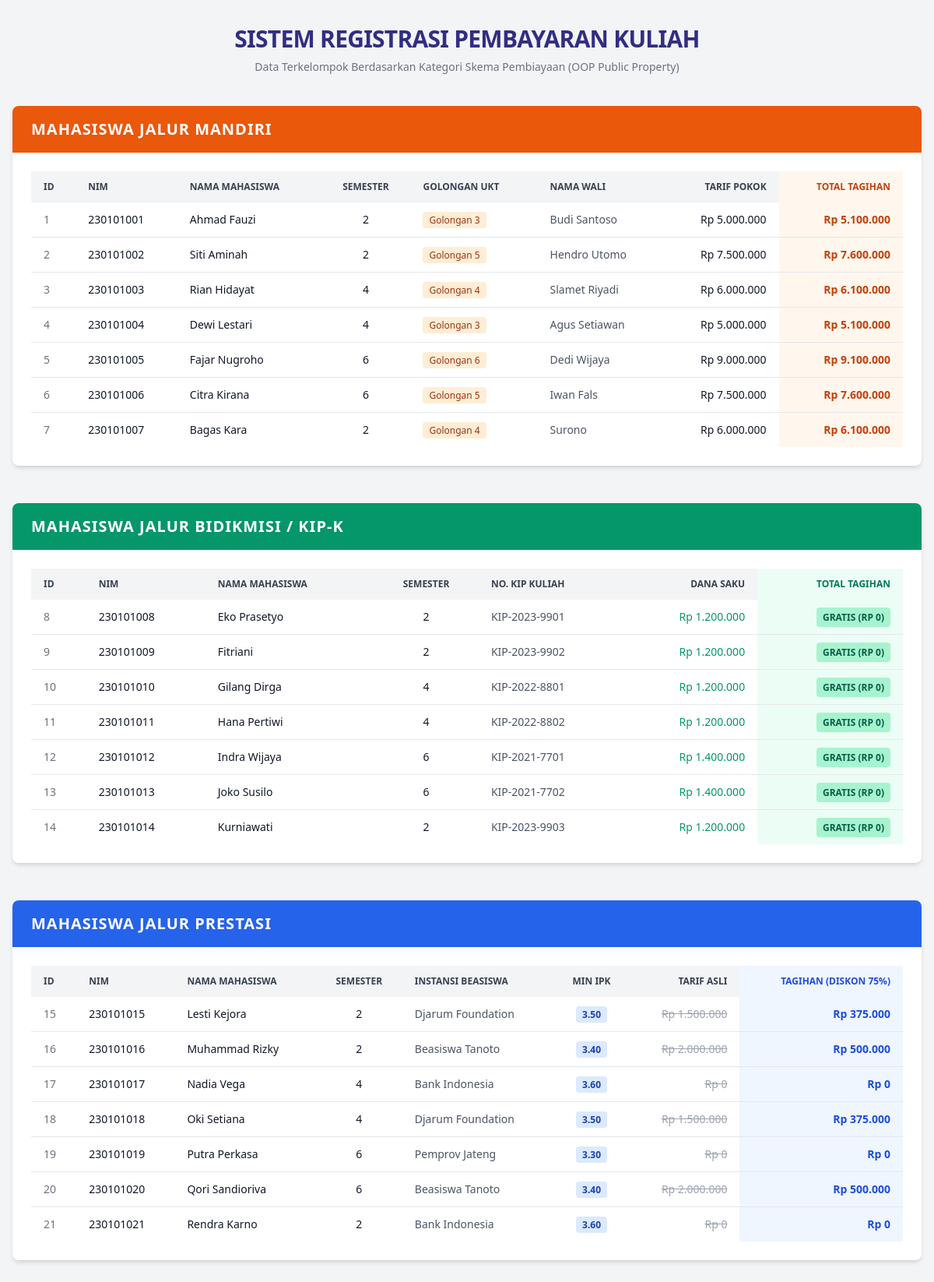
The page / on the database its author committed.
### tables this page shows
CREATE TABLE `tabel_mahasiswa` (
  `id_mahasiswa` int(11) NOT NULL,
  `nama_mahasiswa` varchar(100) NOT NULL,
  `nim` varchar(15) NOT NULL,
  `semester` int(11) NOT NULL,
  `tarif_ukt_nominal` decimal(10,2) NOT NULL,
  `jenis_pembayaran` enum('mandiri','bidikmisi','prestasi') NOT NULL,
  `golongan_ukt` varchar(10) DEFAULT NULL,
  `nama_wali` varchar(100) DEFAULT NULL,
  `nomor_kip_kuliah` varchar(30) DEFAULT NULL,
  `dana_saku_subsidi` decimal(10,2) DEFAULT NULL,
  `nama_instansi_beasiswa` varchar(100) DEFAULT NULL,
  `minimal_ipk_syarat` decimal(3,2) DEFAULT NULL
);

### index.php (the view, shortened to what this page needs)
<?php
abstract class Mahasiswa {
    public function __construct($id, $nama, $nim, $semester, $ukt) {
        $this->id_mahasiswa = $id;
        $this->nama_mahasiswa = $nama;
        $this->nim = $nim;
        $this->semester = $semester;
        $this->tarif_ukt_nominal = $ukt;
    }
}
class MahasiswaMandiri extends Mahasiswa {
    public function __construct($id, $nama, $nim, $semester, $ukt, $golonganUKT, $namaWali) {
        $this->golonganUKT = $golonganUKT;
        $this->namaWali = $namaWali;
    }
    public function hitungTagihanSemester() {
        return $this->tarif_ukt_nominal + 100000;
    }
    public function getQuerySelectAllMandiri() {
        return "SELECT * FROM tabel_mahasiswa WHERE jenis_pembayaran = 'mandiri';";
    }
}
class MahasiswaBidikmisi extends Mahasiswa {
    public function __construct($id, $nama, $nim, $semester, $ukt, $nomorKipKuliah, $danaSukuSubsidi) {
        $this->nomorKipKuliah = $nomorKipKuliah;
        $this->danaSukuSubsidi = $danaSukuSubsidi;
    }
    public function getQuerySelectAllBidikmisi() {
        return "SELECT * FROM tabel_mahasiswa WHERE jenis_pembayaran = 'bidikmisi';";
    }
}
class MahasiswaPrestasi extends Mahasiswa {
    public function __construct($id, $nama, $nim, $semester, $ukt, $namaInstansiBeasiswa, $minimalIpkSyarat) {
        $this->namaInstansiBeasiswa = $namaInstansiBeasiswa;
        $this->minimalIpkSyarat = $minimalIpkSyarat;
    }
    public function hitungTagihanSemester() {
        return $this->tarif_ukt_nominal * 0.25;
    }
    public function getQuerySelectAllPrestasi() {
        return "SELECT * FROM tabel_mahasiswa WHERE jenis_pembayaran = 'prestasi';";
    }
}
$host     = "localhost";
$username = "root";
$password = "";
$database = "db_uas_pbo_ti1d_rahmawati";
$conn = new mysqli($host, $username, $password, $database);
$daftarMandiri   = [];
$daftarBidikmisi = [];
$daftarPrestasi  = [];
$mhsMandiriDummy = new MahasiswaMandiri(null, '', '', 0, 0, '', '');
$resultMandiri = $conn->query($mhsMandiriDummy->getQuerySelectAllMandiri());
if ($resultMandiri && $resultMandiri->num_rows > 0) {
    while($row = $resultMandiri->fetch_assoc()) {
        $daftarMandiri[] = new MahasiswaMandiri(
            $row['id_mahasiswa'], $row['nama_mahasiswa'], $row['nim'],
            $row['semester'], $row['tarif_ukt_nominal'], $row['golongan_ukt'], $row['nama_wali']
        );
    }
}
$mhsBidikmisiDummy = new MahasiswaBidikmisi(null, '', '', 0, 0, '', 0);
$resultBidikmisi = $conn->query($mhsBidikmisiDummy->getQuerySelectAllBidikmisi());
if ($resultBidikmisi && $resultBidikmisi->num_rows > 0) {
    while($row = $resultBidikmisi->fetch_assoc()) {
        $daftarBidikmisi[] = new MahasiswaBidikmisi(
            $row['id_mahasiswa'], $row['nama_mahasiswa'], $row['nim'],
            $row['semester'], $row['tarif_ukt_nominal'], $row['nomor_kip_kuliah'], $row['dana_saku_subsidi']
        );
    }
}
$mhsPrestasiDummy = new MahasiswaPrestasi(null, '', '', 0, 0, '', 0);
$resultPrestasi = $conn->query($mhsPrestasiDummy->getQuerySelectAllPrestasi());
if ($resultPrestasi && $resultPrestasi->num_rows > 0) {
    while($row = $resultPrestasi->fetch_assoc()) {
        $daftarPrestasi[] = new MahasiswaPrestasi(
            $row['id_mahasiswa'], $row['nama_mahasiswa'], $row['nim'],
            $row['semester'], $row['tarif_ukt_nominal'], $row['nama_instansi_beasiswa'], $row['minimal_ipk_syarat']
        );
    }
}
?>
<!DOCTYPE html>
<html lang="id">
<head>
    <script src="https://cdn.tailwindcss.com"></script>
</head>
<body class="bg-gray-100 font-sans text-gray-900">
    <div class="max-w-7xl mx-auto px-4 py-8">
        <header class="mb-10 text-center">
            <h1 class="text-3xl font-extrabold text-indigo-900 tracking-tight">SISTEM REGISTRASI PEMBAYARAN KULIAH</h1>
            <p class="text-sm text-gray-500 mt-2">Data Terkelompok Berdasarkan Kategori Skema Pembiayaan (OOP Public Property)</p>
        </header>
        <section class="mb-12 bg-white rounded-lg shadow-md overflow-hidden">
            <div class="bg-orange-600 px-6 py-4">
                <h2 class="text-xl font-bold text-white uppercase tracking-wider">Mahasiswa Jalur Mandiri</h2>
            </div>
            <div class="p-6 overflow-x-auto">
                <table class="w-full text-left border-collapse">
                    <thead>
                        <tr class="bg-gray-100 text-gray-700 text-xs uppercase font-semibold">
                            <th class="px-4 py-3">ID</th>
                            <th class="px-4 py-3">NIM</th>
                            <th class="px-4 py-3">Nama Mahasiswa</th>
                            <th class="px-4 py-3 text-center">Semester</th>
                            <th class="px-4 py-3">Golongan UKT</th>
                            <th class="px-4 py-3">Nama Wali</th>
                            <th class="px-4 py-3 text-right">Tarif Pokok</th>
                            <th class="px-4 py-3 text-right bg-orange-50 text-orange-700 font-bold">Total Tagihan</th>
                        </tr>
                    </thead>
                    <tbody class="divide-y divide-gray-200 text-sm">
                        <?php if(empty($daftarMandiri)): ?>
                            <tr><td colspan="8" class="text-center py-4 text-gray-500">Tidak ada data.</td></tr>
                        <?php else: ?>
                            <?php foreach($daftarMandiri as $mhs): ?>
                                <tr class="hover:bg-gray-50">
                                    <td class="px-4 py-3 text-gray-500"><?= $mhs->id_mahasiswa; ?></td>
                                    <td class="px-4 py-3 font-medium"><?= $mhs->nim; ?></td>
                                    <td class="px-4 py-3"><?= $mhs->nama_mahasiswa; ?></td>
                                    <td class="px-4 py-3 text-center"><?= $mhs->semester; ?></td>
                                    <td class="px-4 py-3"><span class="px-2 py-0.5 bg-orange-100 text-orange-800 rounded text-xs"><?= $mhs->golonganUKT; ?></span></td>
                                    <td class="px-4 py-3 text-gray-600"><?= $mhs->namaWali; ?></td>
                                    <td class="px-4 py-3 text-right">Rp <?= number_format($mhs->tarif_ukt_nominal, 0, ',', '.'); ?></td>
                                    <td class="px-4 py-3 text-right font-bold bg-orange-50 text-orange-700">Rp <?= number_format($mhs->hitungTagihanSemester(), 0, ',', '.'); ?></td>
                                </tr>
                            <?php endforeach; ?>
                        <?php endif; ?>
                    </tbody>
                </table>
            </div>
        </section>
        <section class="mb-12 bg-white rounded-lg shadow-md overflow-hidden">
            <div class="bg-emerald-600 px-6 py-4">
                <h2 class="text-xl font-bold text-white uppercase tracking-wider">Mahasiswa Jalur Bidikmisi / KIP-K</h2>
            </div>
            <div class="p-6 overflow-x-auto">
                <table class="w-full text-left border-collapse">
                    <thead>
                        <tr class="bg-gray-100 text-gray-700 text-xs uppercase font-semibold">
                            <th class="px-4 py-3">ID</th>
                            <th class="px-4 py-3">NIM</th>
                            <th class="px-4 py-3">Nama Mahasiswa</th>
                            <th class="px-4 py-3 text-center">Semester</th>
                            <th class="px-4 py-3">No. KIP Kuliah</th>
                            <th class="px-4 py-3 text-right">Dana Saku</th>
                            <th class="px-4 py-3 text-right bg-emerald-50 text-emerald-700 font-bold">Total Tagihan</th>
                        </tr>
                    </thead>
                    <tbody class="divide-y divide-gray-200 text-sm">
                        <?php if(empty($daftarBidikmisi)): ?>
                            <tr><td colspan="7" class="text-center py-4 text-gray-500">Tidak ada data.</td></tr>
                        <?php else: ?>
                            <?php foreach($daftarBidikmisi as $mhs): ?>
                                <tr class="hover:bg-gray-50">
                                    <td class="px-4 py-3 text-gray-500"><?= $mhs->id_mahasiswa; ?></td>
                                    <td class="px-4 py-3 font-medium"><?= $mhs->nim; ?></td>
                                    <td class="px-4 py-3"><?= $mhs->nama_mahasiswa; ?></td>
                                    <td class="px-4 py-3 text-center"><?= $mhs->semester; ?></td>
                                    <td class="px-4 py-3 text-gray-600"><?= $mhs->nomorKipKuliah; ?></td>
                                    <td class="px-4 py-3 text-right text-emerald-600 font-medium">Rp <?= number_format($mhs->danaSukuSubsidi, 0, ',', '.'); ?></td>
                                    <td class="px-4 py-3 text-right font-bold bg-emerald-50 text-emerald-700">
                                        <span class="text-xs uppercase bg-emerald-200 text-emerald-800 px-2 py-1 rounded font-bold">Gratis (Rp 0)</span>
                                    </td>
                                </tr>
                            <?php endforeach; ?>
                        <?php endif; ?>
                    </tbody>
                </table>
            </div>
        </section>
        <section class="bg-white rounded-lg shadow-md overflow-hidden">
            <div class="bg-blue-600 px-6 py-4">
                <h2 class="text-xl font-bold text-white uppercase tracking-wider">Mahasiswa Jalur Prestasi</h2>
            </div>
            <div class="p-6 overflow-x-auto">
                <table class="w-full text-left border-collapse">
                    <thead>
                        <tr class="bg-gray-100 text-gray-700 text-xs uppercase font-semibold">
                            <th class="px-4 py-3">ID</th>
                            <th class="px-4 py-3">NIM</th>
                            <th class="px-4 py-3">Nama Mahasiswa</th>
                            <th class="px-4 py-3 text-center">Semester</th>
                            <th class="px-4 py-3">Instansi Beasiswa</th>
                            <th class="px-4 py-3 text-center">Min IPK</th>
                            <th class="px-4 py-3 text-right">Tarif Asli</th>
                            <th class="px-4 py-3 text-right bg-blue-50 text-blue-700 font-bold">Tagihan (Diskon 75%)</th>
                        </tr>
                    </thead>
                    <tbody class="divide-y divide-gray-200 text-sm">
                        <?php if(empty($daftarPrestasi)): ?>
                            <tr><td colspan="8" class="text-center py-4 text-gray-500">Tidak ada data.</td></tr>
                        <?php else: ?>
                            <?php foreach($daftarPrestasi as $mhs): ?>
                                <tr class="hover:bg-gray-50">
                                    <td class="px-4 py-3 text-gray-500"><?= $mhs->id_mahasiswa; ?></td>
                                    <td class="px-4 py-3 font-medium"><?= $mhs->nim; ?></td>
                                    <td class="px-4 py-3"><?= $mhs->nama_mahasiswa; ?></td>
                                    <td class="px-4 py-3 text-center"><?= $mhs->semester; ?></td>
                                    <td class="px-4 py-3 text-gray-600"><?= $mhs->namaInstansiBeasiswa; ?></td>
                                    <td class="px-4 py-3 text-center"><span class="bg-blue-100 text-blue-800 px-2 py-0.5 rounded font-bold text-xs"><?= $mhs->minimalIpkSyarat; ?></span></td>
                                    <td class="px-4 py-3 text-right text-gray-400 line-through">Rp <?= number_format($mhs->tarif_ukt_nominal, 0, ',', '.'); ?></td>
                                    <td class="px-4 py-3 text-right font-bold bg-blue-50 text-blue-700">Rp <?= number_format($mhs->hitungTagihanSemester(), 0, ',', '.'); ?></td>
                                </tr>
                            <?php endforeach; ?>
                        <?php endif; ?>
                    </tbody>
                </table>
            </div>
        </section>
    </div>
</body>
</html>

### rows shown on the page
tabel_mahasiswa: id_mahasiswa "1", nim "230101001", nama_mahasiswa "Ahmad Fauzi", semester "2", golongan_ukt "Golongan 3", nama_wali "Budi Santoso", tarif_ukt_nominal "5.000.000", tarif_ukt_nominal "5.100.000"
tabel_mahasiswa: id_mahasiswa "2", nim "230101002", nama_mahasiswa "Siti Aminah", semester "2", golongan_ukt "Golongan 5", nama_wali "Hendro Utomo", tarif_ukt_nominal "7.500.000", tarif_ukt_nominal "7.600.000"
tabel_mahasiswa: id_mahasiswa "3", nim "230101003", nama_mahasiswa "Rian Hidayat", semester "4", golongan_ukt "Golongan 4", nama_wali "Slamet Riyadi", tarif_ukt_nominal "6.000.000", tarif_ukt_nominal "6.100.000"
tabel_mahasiswa: id_mahasiswa "4", nim "230101004", nama_mahasiswa "Dewi Lestari", semester "4", golongan_ukt "Golongan 3", nama_wali "Agus Setiawan", tarif_ukt_nominal "5.000.000", tarif_ukt_nominal "5.100.000"
tabel_mahasiswa: id_mahasiswa "5", nim "230101005", nama_mahasiswa "Fajar Nugroho", semester "6", golongan_ukt "Golongan 6", nama_wali "Dedi Wijaya", tarif_ukt_nominal "9.000.000", tarif_ukt_nominal "9.100.000"
tabel_mahasiswa: id_mahasiswa "6", nim "230101006", nama_mahasiswa "Citra Kirana", semester "6", golongan_ukt "Golongan 5", nama_wali "Iwan Fals", tarif_ukt_nominal "7.500.000", tarif_ukt_nominal "7.600.000"
tabel_mahasiswa: id_mahasiswa "7", nim "230101007", nama_mahasiswa "Bagas Kara", semester "2", golongan_ukt "Golongan 4", nama_wali "Surono", tarif_ukt_nominal "6.000.000", tarif_ukt_nominal "6.100.000"
tabel_mahasiswa: id_mahasiswa "8", nim "230101008", nama_mahasiswa "Eko Prasetyo", semester "2", nomor_kip_kuliah "KIP-2023-9901", dana_saku_subsidi "1.200.000"
tabel_mahasiswa: id_mahasiswa "9", nim "230101009", nama_mahasiswa "Fitriani", semester "2", nomor_kip_kuliah "KIP-2023-9902", dana_saku_subsidi "1.200.000"
tabel_mahasiswa: id_mahasiswa "10", nim "230101010", nama_mahasiswa "Gilang Dirga", semester "4", nomor_kip_kuliah "KIP-2022-8801", dana_saku_subsidi "1.200.000"
tabel_mahasiswa: id_mahasiswa "11", nim "230101011", nama_mahasiswa "Hana Pertiwi", semester "4", nomor_kip_kuliah "KIP-2022-8802", dana_saku_subsidi "1.200.000"
tabel_mahasiswa: id_mahasiswa "12", nim "230101012", nama_mahasiswa "Indra Wijaya", semester "6", nomor_kip_kuliah "KIP-2021-7701", dana_saku_subsidi "1.400.000"
tabel_mahasiswa: id_mahasiswa "13", nim "230101013", nama_mahasiswa "Joko Susilo", semester "6", nomor_kip_kuliah "KIP-2021-7702", dana_saku_subsidi "1.400.000"
tabel_mahasiswa: id_mahasiswa "14", nim "230101014", nama_mahasiswa "Kurniawati", semester "2", nomor_kip_kuliah "KIP-2023-9903", dana_saku_subsidi "1.200.000"
tabel_mahasiswa: id_mahasiswa "15", nim "230101015", nama_mahasiswa "Lesti Kejora", semester "2", nama_instansi_beasiswa "Djarum Foundation", minimal_ipk_syarat "3.50", tarif_ukt_nominal "1.500.000", tarif_ukt_nominal "375.000"
tabel_mahasiswa: id_mahasiswa "16", nim "230101016", nama_mahasiswa "Muhammad Rizky", semester "2", nama_instansi_beasiswa "Beasiswa Tanoto", minimal_ipk_syarat "3.40", tarif_ukt_nominal "2.000.000", tarif_ukt_nominal "500.000"
tabel_mahasiswa: id_mahasiswa "17", nim "230101017", nama_mahasiswa "Nadia Vega", semester "4", nama_instansi_beasiswa "Bank Indonesia", minimal_ipk_syarat "3.60", tarif_ukt_nominal "0"
tabel_mahasiswa: id_mahasiswa "18", nim "230101018", nama_mahasiswa "Oki Setiana", semester "4", nama_instansi_beasiswa "Djarum Foundation", minimal_ipk_syarat "3.50", tarif_ukt_nominal "1.500.000", tarif_ukt_nominal "375.000"
tabel_mahasiswa: id_mahasiswa "19", nim "230101019", nama_mahasiswa "Putra Perkasa", semester "6", nama_instansi_beasiswa "Pemprov Jateng", minimal_ipk_syarat "3.30", tarif_ukt_nominal "0"
tabel_mahasiswa: id_mahasiswa "20", nim "230101020", nama_mahasiswa "Qori Sandioriva", semester "6", nama_instansi_beasiswa "Beasiswa Tanoto", minimal_ipk_syarat "3.40", tarif_ukt_nominal "2.000.000", tarif_ukt_nominal "500.000"
tabel_mahasiswa: id_mahasiswa "21", nim "230101021", nama_mahasiswa "Rendra Karno", semester "2", nama_instansi_beasiswa "Bank Indonesia", minimal_ipk_syarat "3.60", tarif_ukt_nominal "0"
